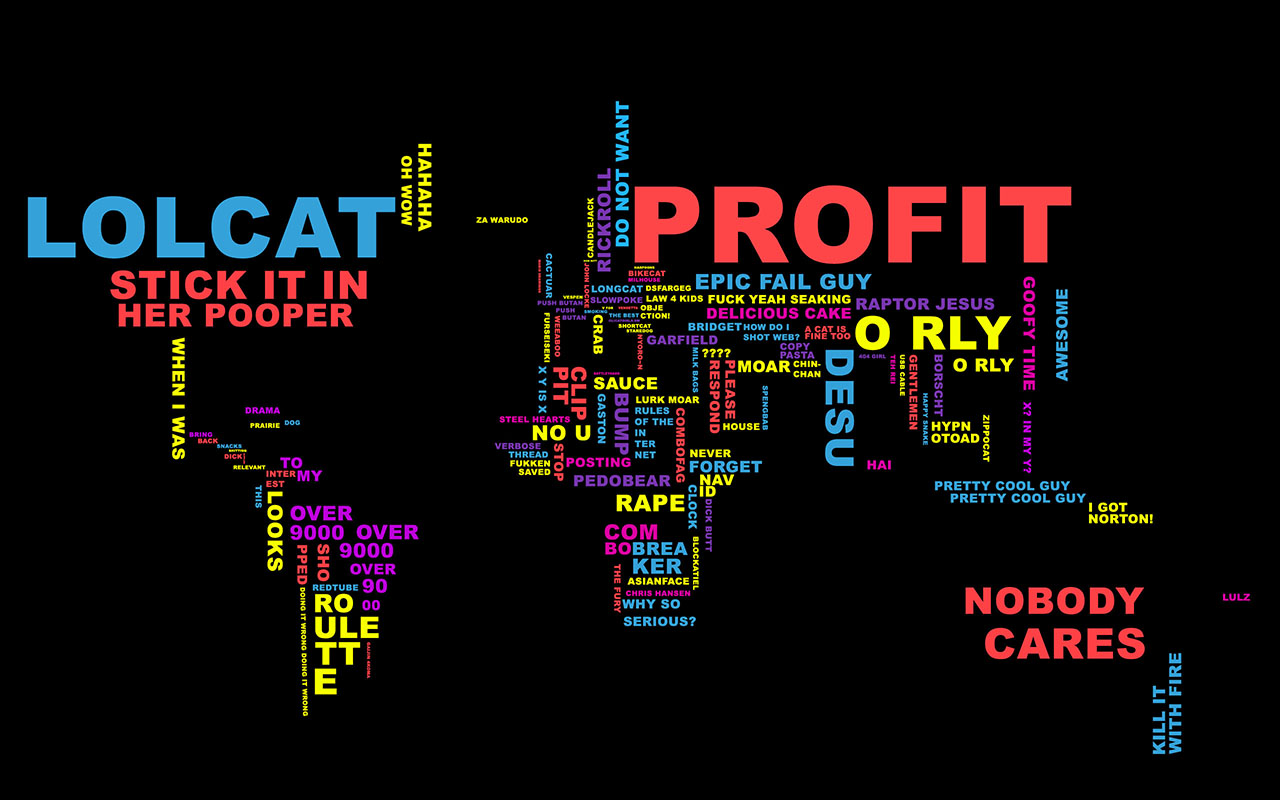

Rendered tile map (Tiled .tmx) drawn with the repository's tilesets; below, a short description and the full map source, tile grids included:
An orthogonal 40x25 tile map with 32x32 px tiles, 1 tile layer (TrueMap) and 5 objects.

<map version="1.0" orientation="orthogonal" width="40" height="25" tilewidth="32" tileheight="32">
 <tileset firstgid="1" name="menu_background" tilewidth="32" tileheight="32">
  <image source="res/img/menu_background.png" width="1280" height="800" />
 </tileset>
 <layer name="TrueMap" width="40" height="25">
  <data encoding="csv">
1,2,3,4,5,6,7,8,9,10,11,12,13,14,15,16,17,18,19,20,21,22,23,24,25,26,27,28,29,30,31,32,33,34,35,36,37,38,39,40,
41,42,43,44,45,46,47,48,49,50,51,52,53,54,55,56,57,58,59,60,61,62,63,64,65,66,67,68,69,70,71,72,73,74,75,76,77,78,79,80,
81,82,83,84,85,86,87,88,89,90,91,92,93,94,95,96,97,98,99,100,101,102,103,104,105,106,107,108,109,110,111,112,113,114,115,116,117,118,119,120,
121,122,123,124,125,126,127,128,129,130,131,132,133,134,135,136,137,138,139,140,141,142,143,144,145,146,147,148,149,150,151,152,153,154,155,156,157,158,159,160,
161,162,163,164,165,166,167,168,169,170,171,172,173,174,175,176,177,178,179,180,181,182,183,184,185,186,187,188,189,190,191,192,193,194,195,196,197,198,199,200,
201,202,203,204,205,206,207,208,209,210,211,212,213,214,215,216,217,218,219,220,221,222,223,224,225,226,227,228,229,230,231,232,233,234,235,236,237,238,239,240,
241,242,243,244,245,246,247,248,249,250,251,252,253,254,255,256,257,258,259,260,261,262,263,264,265,266,267,268,269,270,271,272,273,274,275,276,277,278,279,280,
281,282,283,284,285,286,287,288,289,290,291,292,293,294,295,296,297,298,299,300,301,302,303,304,305,306,307,308,309,310,311,312,313,314,315,316,317,318,319,320,
321,322,323,324,325,326,327,328,329,330,331,332,333,334,335,336,337,338,339,340,341,342,343,344,345,346,347,348,349,350,351,352,353,354,355,356,357,358,359,360,
361,362,363,364,365,366,367,368,369,370,371,372,373,374,375,376,377,378,379,380,381,382,383,384,385,386,387,388,389,390,391,392,393,394,395,396,397,398,399,400,
401,402,403,404,405,406,407,408,409,410,411,412,413,414,415,416,417,418,419,420,421,422,423,424,425,426,427,428,429,430,431,432,433,434,435,436,437,438,439,440,
441,442,443,444,445,446,447,448,449,450,451,452,453,454,455,456,457,458,459,460,461,462,463,464,465,466,467,468,469,470,471,472,473,474,475,476,477,478,479,480,
481,482,483,484,485,486,487,488,489,490,491,492,493,494,495,496,497,498,499,500,501,502,503,504,505,506,507,508,509,510,511,512,513,514,515,516,517,518,519,520,
521,522,523,524,525,526,527,528,529,530,531,532,533,534,535,536,537,538,539,540,541,542,543,544,545,546,547,548,549,550,551,552,553,554,555,556,557,558,559,560,
561,562,563,564,565,566,567,568,569,570,571,572,573,574,575,576,577,578,579,580,581,582,583,584,585,586,587,588,589,590,591,592,593,594,595,596,597,598,599,600,
601,602,603,604,605,606,607,608,609,610,611,612,613,614,615,616,617,618,619,620,621,622,623,624,625,626,627,628,629,630,631,632,633,634,635,636,637,638,639,640,
641,642,643,644,645,646,647,648,649,650,651,652,653,654,655,656,657,658,659,660,661,662,663,664,665,666,667,668,669,670,671,672,673,674,675,676,677,678,679,680,
681,682,683,684,685,686,687,688,689,690,691,692,693,694,695,696,697,698,699,700,701,702,703,704,705,706,707,708,709,710,711,712,713,714,715,716,717,718,719,720,
721,722,723,724,725,726,727,728,729,730,731,732,733,734,735,736,737,738,739,740,741,742,743,744,745,746,747,748,749,750,751,752,753,754,755,756,757,758,759,760,
761,762,763,764,765,766,767,768,769,770,771,772,773,774,775,776,777,778,779,780,781,782,783,784,785,786,787,788,789,790,791,792,793,794,795,796,797,798,799,800,
801,802,803,804,805,806,807,808,809,810,811,812,813,814,815,816,817,818,819,820,821,822,823,824,825,826,827,828,829,830,831,832,833,834,835,836,837,838,839,840,
841,842,843,844,845,846,847,848,849,850,851,852,853,854,855,856,857,858,859,860,861,862,863,864,865,866,867,868,869,870,871,872,873,874,875,876,877,878,879,880,
881,882,883,884,885,886,887,888,889,890,891,892,893,894,895,896,897,898,899,900,901,902,903,904,905,906,907,908,909,910,911,912,913,914,915,916,917,918,919,920,
921,922,923,924,925,926,927,928,929,930,931,932,933,934,935,936,937,938,939,940,941,942,943,944,945,946,947,948,949,950,951,952,953,954,955,956,957,958,959,960,
961,962,963,964,965,966,967,968,969,970,971,972,973,974,975,976,977,978,979,980,981,982,983,984,985,986,987,988,989,990,991,992,993,994,995,996,997,998,999,1000
</data>
 </layer>
 <objectgroup name="StartPosition" width="30" height="30">
  <object x="661" y="440" width="14" height="9" />
 </objectgroup>
 <objectgroup name="Collision" width="40" height="25">
  <object x="4" y="-6" width="1288" height="54" />
  <object x="64" y="8" width="76" height="814" />
  <object x="18" y="680" width="1308" height="156" />
  <object x="1264" y="10" width="58" height="802" />
 </objectgroup>
</map>
